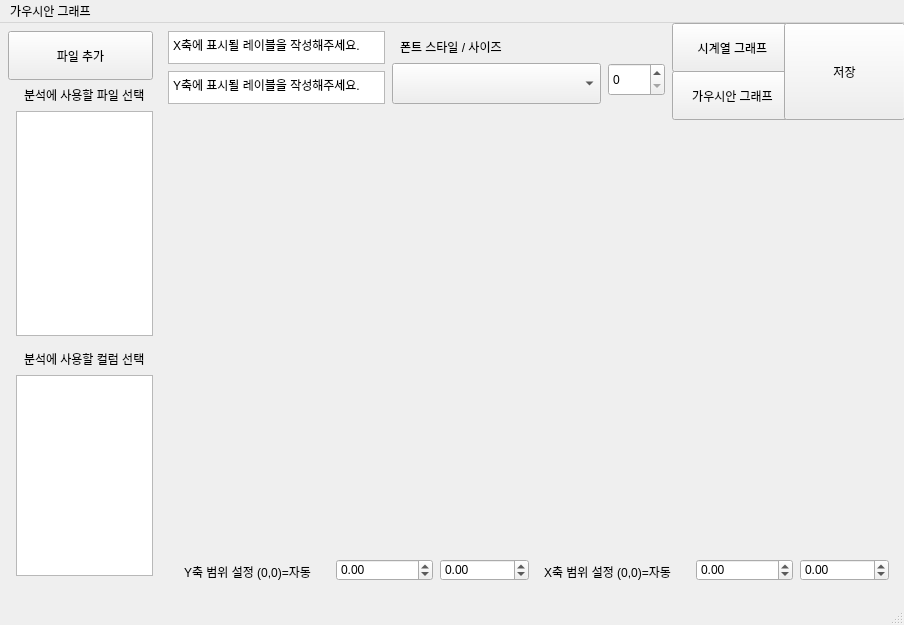
<?xml version="1.0" encoding="UTF-8"?>
<ui version="4.0">
 <class>MainWindow</class>
 <widget class="QMainWindow" name="MainWindow">
  <property name="geometry">
   <rect>
    <x>0</x>
    <y>0</y>
    <width>904</width>
    <height>625</height>
   </rect>
  </property>
  <property name="windowTitle">
   <string>MainWindow</string>
  </property>
  <widget class="QWidget" name="centralwidget">
   <widget class="QPushButton" name="fileAddButton">
    <property name="geometry">
     <rect>
      <x>8</x>
      <y>8</y>
      <width>145</width>
      <height>49</height>
     </rect>
    </property>
    <property name="text">
     <string>파일 추가</string>
    </property>
   </widget>
   <widget class="QListWidget" name="dfListWidget">
    <property name="geometry">
     <rect>
      <x>16</x>
      <y>88</y>
      <width>137</width>
      <height>225</height>
     </rect>
    </property>
   </widget>
   <widget class="QLabel" name="label">
    <property name="geometry">
     <rect>
      <x>24</x>
      <y>64</y>
      <width>129</width>
      <height>16</height>
     </rect>
    </property>
    <property name="text">
     <string>분석에 사용할 파일 선택</string>
    </property>
   </widget>
   <widget class="QLabel" name="label_2">
    <property name="geometry">
     <rect>
      <x>24</x>
      <y>328</y>
      <width>129</width>
      <height>16</height>
     </rect>
    </property>
    <property name="text">
     <string>분석에 사용할 컬럼 선택</string>
    </property>
   </widget>
   <widget class="QListWidget" name="colListWidget">
    <property name="geometry">
     <rect>
      <x>16</x>
      <y>352</y>
      <width>137</width>
      <height>201</height>
     </rect>
    </property>
   </widget>
   <widget class="QPushButton" name="tsButton">
    <property name="geometry">
     <rect>
      <x>672</x>
      <y>0</y>
      <width>121</width>
      <height>49</height>
     </rect>
    </property>
    <property name="text">
     <string>시계열 그래프</string>
    </property>
   </widget>
   <widget class="QPushButton" name="gsButton">
    <property name="geometry">
     <rect>
      <x>672</x>
      <y>48</y>
      <width>121</width>
      <height>49</height>
     </rect>
    </property>
    <property name="text">
     <string>가우시안 그래프</string>
    </property>
   </widget>
   <widget class="QPlainTextEdit" name="xplainTextEdit">
    <property name="geometry">
     <rect>
      <x>168</x>
      <y>8</y>
      <width>217</width>
      <height>33</height>
     </rect>
    </property>
    <property name="plainText">
     <string>X축에 표시될 레이블을 작성해주세요. </string>
    </property>
   </widget>
   <widget class="QPlainTextEdit" name="yplainTextEdit">
    <property name="geometry">
     <rect>
      <x>168</x>
      <y>48</y>
      <width>217</width>
      <height>33</height>
     </rect>
    </property>
    <property name="plainText">
     <string>Y축에 표시될 레이블을 작성해주세요. </string>
    </property>
   </widget>
   <widget class="QPushButton" name="saveButton">
    <property name="geometry">
     <rect>
      <x>784</x>
      <y>0</y>
      <width>121</width>
      <height>97</height>
     </rect>
    </property>
    <property name="text">
     <string>저장</string>
    </property>
   </widget>
   <widget class="QLabel" name="Image">
    <property name="geometry">
     <rect>
      <x>168</x>
      <y>120</y>
      <width>737</width>
      <height>409</height>
     </rect>
    </property>
    <property name="text">
     <string/>
    </property>
   </widget>
   <widget class="QComboBox" name="comboBox">
    <property name="geometry">
     <rect>
      <x>392</x>
      <y>40</y>
      <width>209</width>
      <height>41</height>
     </rect>
    </property>
   </widget>
   <widget class="QSpinBox" name="spinBox">
    <property name="geometry">
     <rect>
      <x>608</x>
      <y>40</y>
      <width>57</width>
      <height>33</height>
     </rect>
    </property>
   </widget>
   <widget class="QLabel" name="label_3">
    <property name="geometry">
     <rect>
      <x>400</x>
      <y>16</y>
      <width>129</width>
      <height>16</height>
     </rect>
    </property>
    <property name="text">
     <string>폰트 스타일 / 사이즈</string>
    </property>
   </widget>
   <widget class="QDoubleSpinBox" name="doubleSpinBox_2">
    <property name="geometry">
     <rect>
      <x>696</x>
      <y>536</y>
      <width>97</width>
      <height>22</height>
     </rect>
    </property>
    <property name="minimum">
     <double>-10000.000000000000000</double>
    </property>
    <property name="maximum">
     <double>10000.000000000000000</double>
    </property>
   </widget>
   <widget class="QDoubleSpinBox" name="doubleSpinBox_3">
    <property name="geometry">
     <rect>
      <x>800</x>
      <y>536</y>
      <width>89</width>
      <height>22</height>
     </rect>
    </property>
    <property name="minimum">
     <double>-9999.000000000000000</double>
    </property>
    <property name="maximum">
     <double>10000.000000000000000</double>
    </property>
   </widget>
   <widget class="QLabel" name="label_4">
    <property name="geometry">
     <rect>
      <x>544</x>
      <y>536</y>
      <width>145</width>
      <height>25</height>
     </rect>
    </property>
    <property name="text">
     <string>X축 범위 설정 (0,0)=자동</string>
    </property>
   </widget>
   <widget class="QDoubleSpinBox" name="doubleSpinBox_4">
    <property name="geometry">
     <rect>
      <x>336</x>
      <y>536</y>
      <width>97</width>
      <height>22</height>
     </rect>
    </property>
    <property name="minimum">
     <double>-1000000.000000000000000</double>
    </property>
    <property name="maximum">
     <double>10000000.000000000000000</double>
    </property>
   </widget>
   <widget class="QDoubleSpinBox" name="doubleSpinBox_5">
    <property name="geometry">
     <rect>
      <x>440</x>
      <y>536</y>
      <width>89</width>
      <height>22</height>
     </rect>
    </property>
    <property name="minimum">
     <double>-100000.000000000000000</double>
    </property>
    <property name="maximum">
     <double>1000000.000000000000000</double>
    </property>
   </widget>
   <widget class="QLabel" name="label_5">
    <property name="geometry">
     <rect>
      <x>184</x>
      <y>536</y>
      <width>145</width>
      <height>25</height>
     </rect>
    </property>
    <property name="text">
     <string>Y축 범위 설정 (0,0)=자동</string>
    </property>
   </widget>
  </widget>
  <widget class="QMenuBar" name="menubar">
   <property name="geometry">
    <rect>
     <x>0</x>
     <y>0</y>
     <width>904</width>
     <height>37</height>
    </rect>
   </property>
   <widget class="QMenu" name="menu">
    <property name="title">
     <string>가우시안 그래프</string>
    </property>
   </widget>
   <addaction name="menu"/>
  </widget>
  <widget class="QStatusBar" name="statusbar"/>
 </widget>
 <resources/>
 <connections/>
</ui>
